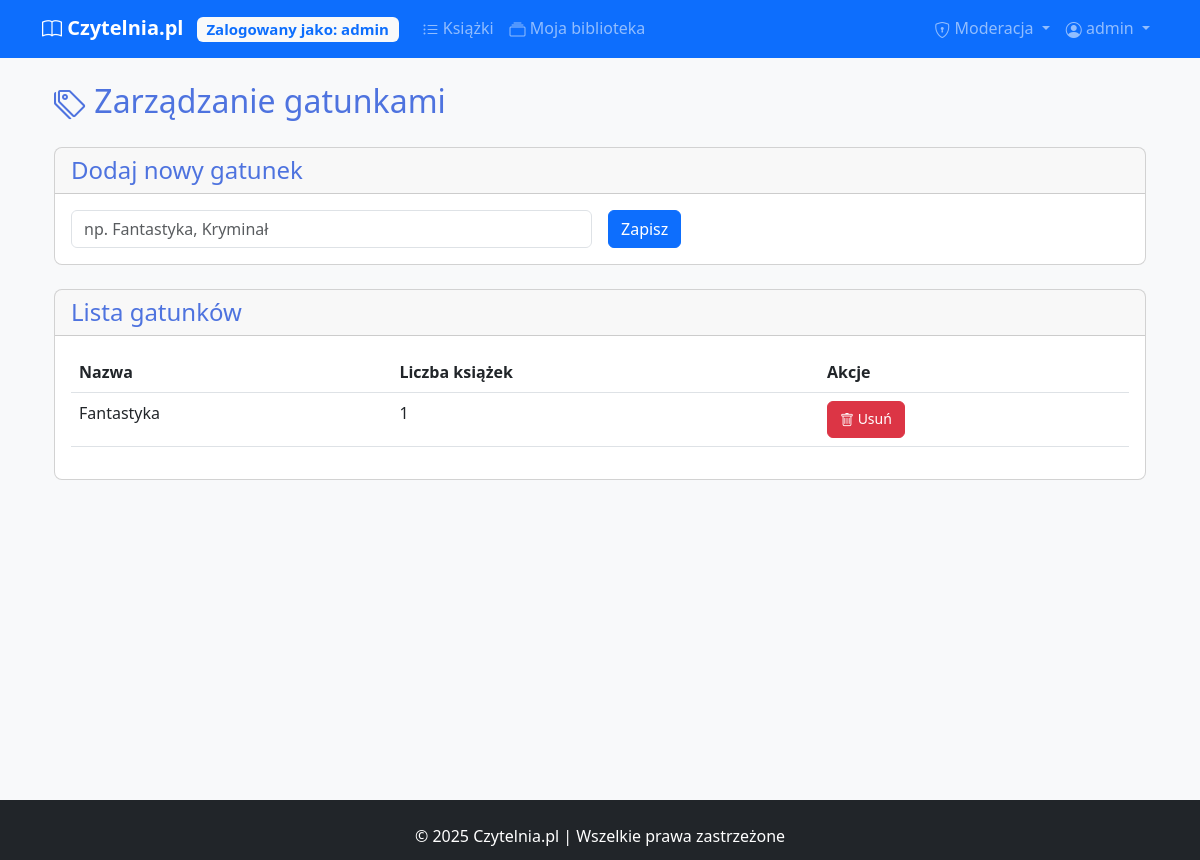
/manage/genres (signed in), run on an earlier commit of the app's database.
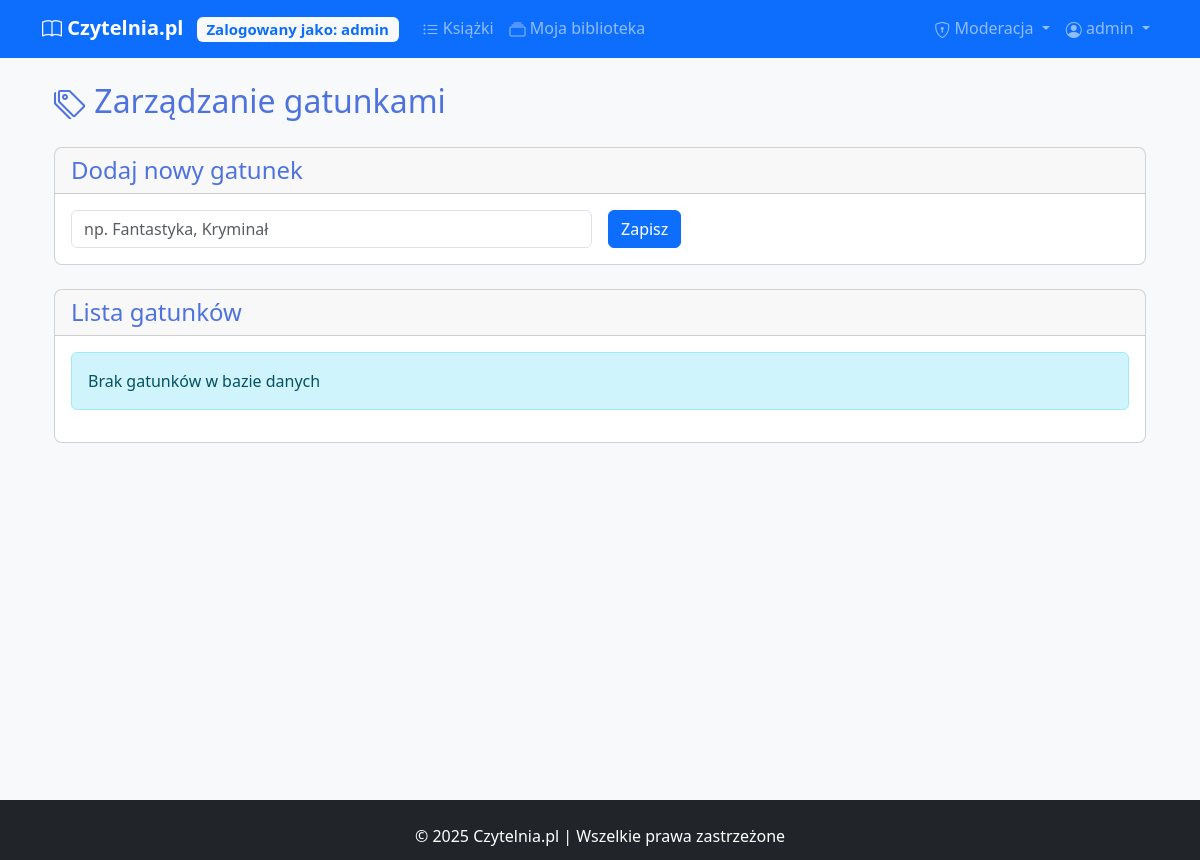
And on a later commit of the database.
### models.py (models this page shows)
class User(UserMixin, db.Model):
    __tablename__ = 'users'
    id = db.Column(db.Integer, primary_key=True)
    username = db.Column(db.String(50), unique=True, nullable=False)
    password = db.Column(db.String(100), nullable=False)
    is_moderator = db.Column(db.Boolean, default=False)
    library_books = db.relationship('UserLibrary', back_populates='user')
    shelves = db.relationship('Shelf', back_populates='user', lazy='dynamic')
    reviews = db.relationship('Review', backref='review_user', lazy=True)

class Genre(db.Model):
    __tablename__ = 'genres'
    id = db.Column(db.Integer, primary_key=True)
    name = db.Column(db.String(50), unique=True, nullable=False)
    books = db.relationship('Book', secondary='book_genres', backref=db.backref('genres', lazy=True))

### app.py (the view)
@app.route('/manage/genres')
@login_required
def manage_genres():
    if not current_user.is_moderator:
        abort(403)
    genres = Genre.query.order_by(Genre.name).all()
    form = GenreForm()
    return render_template('manage_genres.html', genres=genres, form=form)

### app.py (shortened to what this page needs)
class GenreForm(FlaskForm):
    name = StringField('Nazwa gatunku', validators=[DataRequired(), Length(max=50)])
    submit = SubmitField('Zapisz')

### app.py (called while the page is built)
@login_manager.user_loader
def load_user(user_id):
    return User.query.get(int(user_id))

### templates/manage_genres.html (shortened to what this page needs)
{% extends "base.html" %}
{% block content %}
<div class="container">
    <h2><i class="bi bi-tags"></i> Zarządzanie gatunkami</h2>
    <div class="card mt-4">
        <div class="card-header">
            <h4 class="mb-0">Dodaj nowy gatunek</h4>
        </div>
        <div class="card-body">
            <form method="POST" action="{{ url_for('add_genre') }}">
                <div class="row g-3 align-items-center">
                    <div class="col-md-6">
                        {{ form.name(class="form-control", placeholder="np. Fantastyka, Kryminał") }}
                    </div>
                    <div class="col-md-6">
                        {{ form.submit(class="btn btn-primary") }}
                    </div>
                </div>
            </form>
        </div>
    </div>
    <div class="card mt-4">
        <div class="card-header">
            <h4 class="mb-0">Lista gatunków</h4>
        </div>
        <div class="card-body">
            {% if genres %}
            <div class="table-responsive">
                <table class="table table-hover">
                    <thead>
                        <tr>
                            <th>Nazwa</th>
                            <th>Liczba książek</th>
                            <th>Akcje</th>
                        </tr>
                    </thead>
                    <tbody>
                        {% for genre in genres %}
                        <tr>
                            <td>{{ genre.name }}</td>
                            <td>{{ genre.books|length }}</td>
                            <td>
                                <form method="POST" action="{{ url_for('delete_genre', genre_id=genre.id) }}"
                                      onsubmit="return confirm('Czy na pewno chcesz usunąć ten gatunek?');">
                                    <button type="submit" class="btn btn-sm btn-danger">
                                        <i class="bi bi-trash"></i> Usuń
                                    </button>
                                </form>
                            </td>
                        </tr>
                        {% endfor %}
                    </tbody>
                </table>
            </div>
            {% else %}
            <div class="alert alert-info">Brak gatunków w bazie danych</div>
            {% endif %}
        </div>
    </div>
</div>
{% endblock %}

### templates/base.html (shortened to what this page needs)
<!DOCTYPE html>
<html lang="pl">
<head>
    <link href="{{ url_for('static', filename='css/style.css') }}" rel="stylesheet">
    <link href="https://cdn.jsdelivr.net/npm/bootstrap@5.3.0/dist/css/bootstrap.min.css" rel="stylesheet">
    <link rel="stylesheet" href="https://cdn.jsdelivr.net/npm/bootstrap-icons@1.10.0/font/bootstrap-icons.css">
    <link rel="stylesheet" href="{{ url_for('static', filename='css/style.css') }}">
</head>
<body class="d-flex flex-column min-vh-100 bg-light">
    <nav class="navbar navbar-expand-lg navbar-dark bg-primary mb-4">
        <div class="container">
            <a class="navbar-brand" href="{{ url_for('home') }}">
                <i class="bi bi-book"></i> Czytelnia.pl
                {% if current_user.is_authenticated %}
                <span class="badge bg-light text-primary ms-2">Zalogowany jako: {{ current_user.username }}</span>
                {% endif %}
            </a>
            <div class="collapse navbar-collapse" id="navbarNav">
                <ul class="navbar-nav me-auto">
                    <li class="nav-item">
                        <a class="nav-link" href="{{ url_for('book_list') }}">
                            <i class="bi bi-list-ul"></i> Książki
                        </a>
                    </li>
                    {% if current_user.is_authenticated %}
                    <li class="nav-item">
                        <a class="nav-link" href="{{ url_for('my_library') }}">
                            <i class="bi bi-collection"></i> Moja biblioteka
                        </a>
                    </li>
                    {% endif %}
                </ul>
                <ul class="navbar-nav">
                    {% if current_user.is_authenticated %}
                    {% if current_user.is_moderator %}
                    <li class="nav-item dropdown">
                        <a class="nav-link dropdown-toggle" href="#" id="moderatorDropdown" role="button" data-bs-toggle="dropdown">
                            <i class="bi bi-shield-lock"></i> Moderacja
                        </a>
                    </li>
                    {% endif %}
                    <li class="nav-item dropdown">
                      <a class="nav-link dropdown-toggle" href="#" id="navbarDropdown" role="button" data-bs-toggle="dropdown">
                          <i class="bi bi-person-circle"></i> {{ current_user.username }}
                      </a>
                  </li>
                  {% endif %}
              </ul>
            </div>
        </div>
    </nav>
    <main class="container mb-5">
        {% block content %}{% endblock %}
    </main>
    <footer class="bg-dark text-white py-4 mt-auto">
        <div class="container text-center">
            <p class="mb-0">&copy; 2025 Czytelnia.pl | Wszelkie prawa zastrzeżone</p>
        </div>
    </footer>
</body>
</html>

### static/css/style.css (style rules this page uses)
:root { --primary-color: #4e73df; --secondary-color: #858796; --success-color: #1cc88a; --info-color: #36b9cc; --warning-color: #f6c23e; --danger-color: #e74a3b; }
html { position: relative; min-height: 100%; }
body { margin-bottom: 60px; }
footer { position: absolute; bottom: 0; width: 100%; height: 60px; }
.navbar-brand { font-weight: 700; }
.card { transition: transform 0.3s ease, box-shadow 0.3s ease; border-radius: 0.5rem; overflow: hidden; }
.btn { border-radius: 0.375rem; padding: 0.375rem 0.75rem; }
h1, h2, h3, h4, h5, h6 { color: var(--primary-color); }
.bi { vertical-align: middle; }

What changed in the data, as far as the page shows it:
removed Genre: name "Fantastyka", books|length "1"
Also different on the page:
text no longer shown: "Nazwa Liczba książek Akcje"
text now shown: "Brak gatunków w bazie danych"
